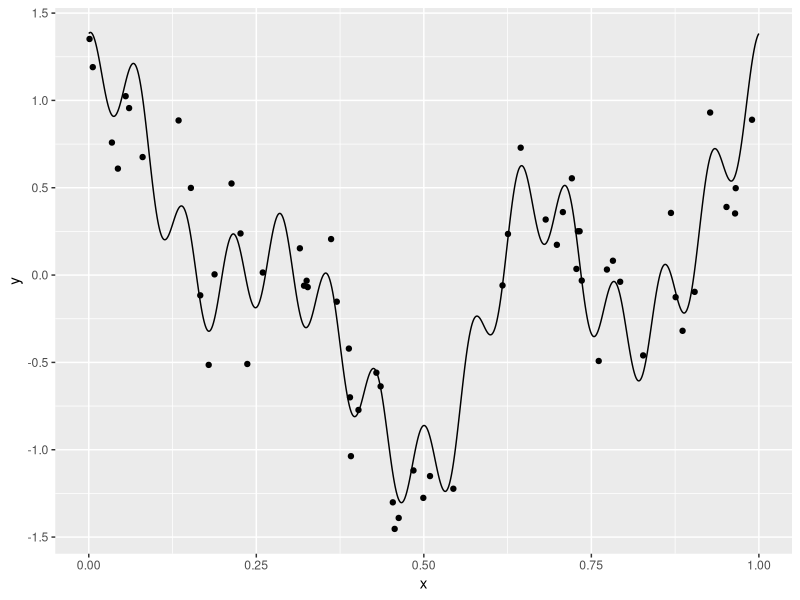
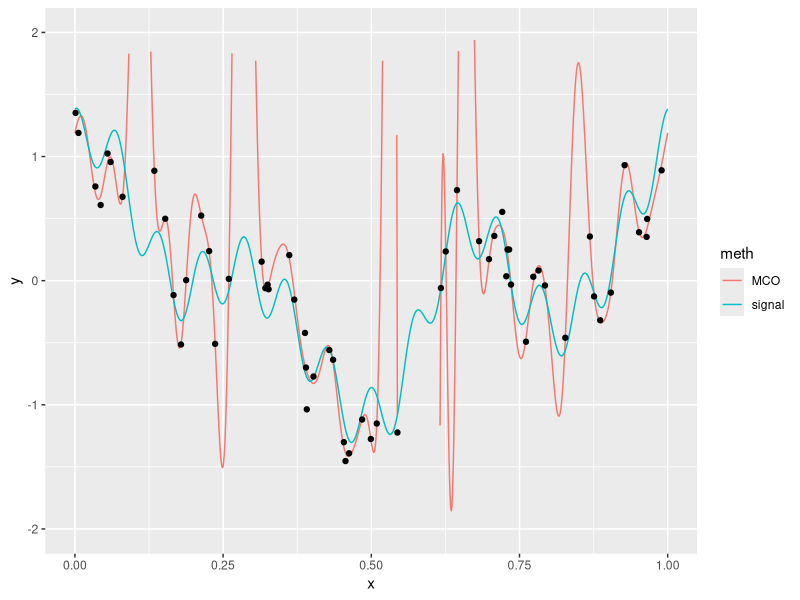
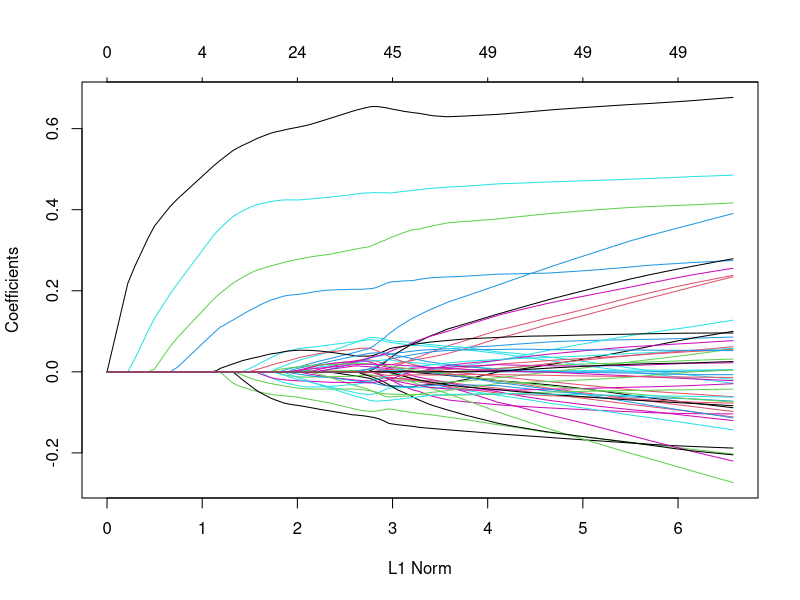
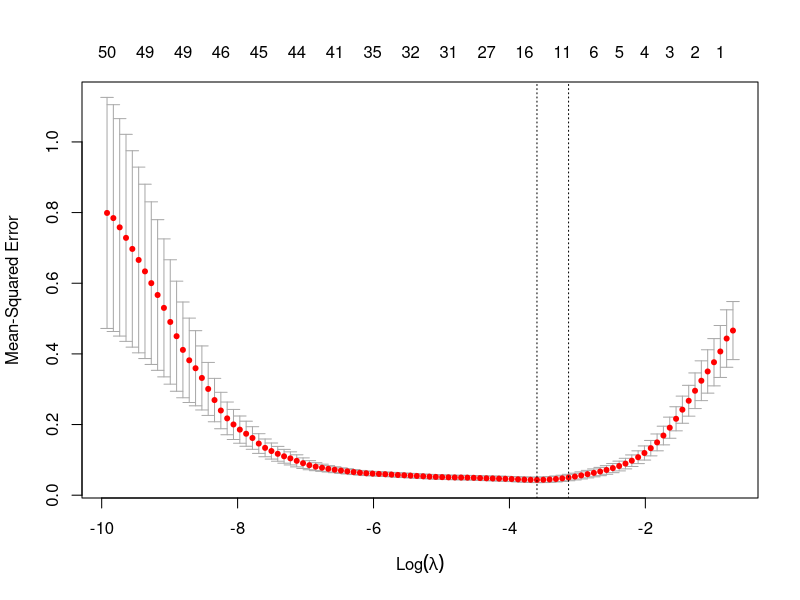
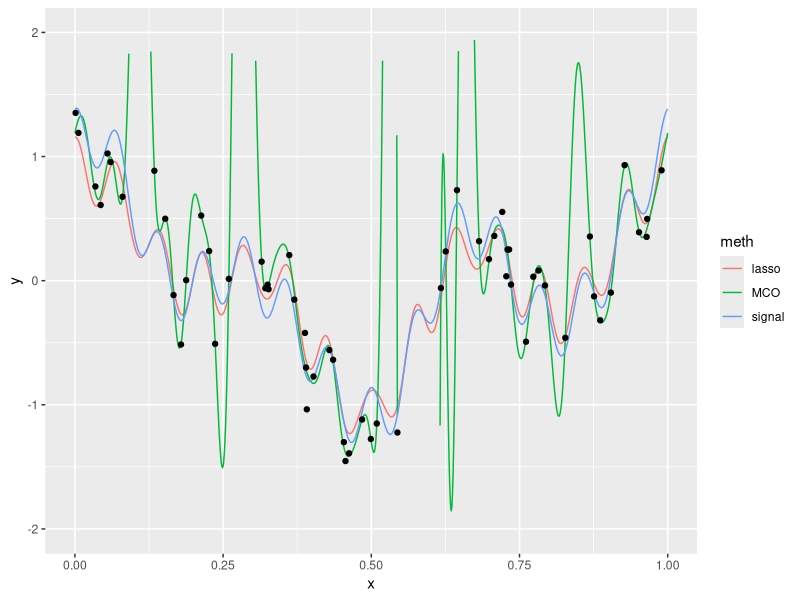

Here is the R script that generated these plots, in order:
## ---- chunk 1

## ---- chunk 2
    library(tidyverse)
    signal <- read_csv("../donnees/courbe_lasso.csv")
    donnees <- read_csv("../donnees/echan_lasso.csv")
    ggplot(signal)+aes(x=x,y=y)+geom_line()+
      geom_point(data=donnees,aes(x=X,y=Y))
## ---- chunk 3
    mat.dict <- function(K,x){
    	res <- matrix(0,nrow=length(x),ncol=2*K) |> as_tibble()
    	for (j in 1:K){
    	  res[,2*j-1] <- cos(2*j*pi*x)
    	  res[,2*j] <- sin(2*j*pi*x)
    	}
    	return(res)
    }
## ---- chunk 4
    D25 <- mat.dict(25,donnees$X) |> mutate(Y=donnees$Y)
    mod.lin <- lm(Y~.,data=D25)
    S25 <- mat.dict(25,signal$x)
    prev.MCO <- predict(mod.lin,newdata = S25)
    signal1 <- signal |> mutate(MCO=prev.MCO) |> rename(signal=y)
    signal2 <- signal1 |> pivot_longer(-x,names_to="meth",values_to="y")
    ggplot(signal2)+aes(x=x,y=y)+geom_line(aes(color=meth))+
      scale_y_continuous(limits = c(-2,2))+geom_point(data=donnees,aes(x=X,y=Y))
## ---- chunk 5
    library(glmnet)
    X.25 <- model.matrix(Y~.,data=D25)[,-1]
    lasso1 <- glmnet(X.25,D25$Y,alpha=1)
    plot(lasso1)
## ---- chunk 6
    set.seed(1234)
    lasso.cv <- cv.glmnet(X.25,D25$Y,alpha=1)
    plot(lasso.cv)
## ---- chunk 7
    prev.lasso <- as.vector(predict(lasso.cv,newx=as.matrix(S25)))
    signal1$lasso <- prev.lasso
    signal2 <- signal1 |> pivot_longer(-x,names_to="meth",values_to="y")
    ggplot(signal2)+aes(x=x,y=y)+geom_line(aes(color=meth))+
      scale_y_continuous(limits = c(-2,2))+geom_point(data=donnees,aes(x=X,y=Y))
## ---- chunk 8
    v.sel <- which(coef(lasso.cv)!=0)
    v.sel
